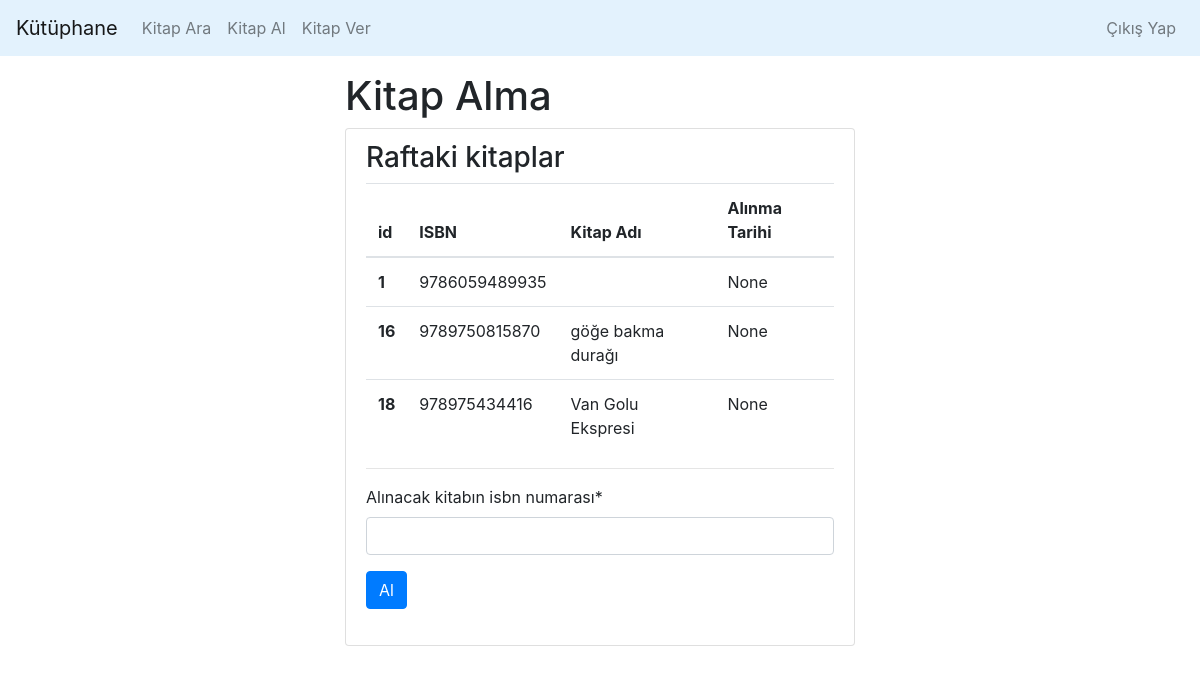
Page /kitap_alma/ (signed in) on the earlier database version.
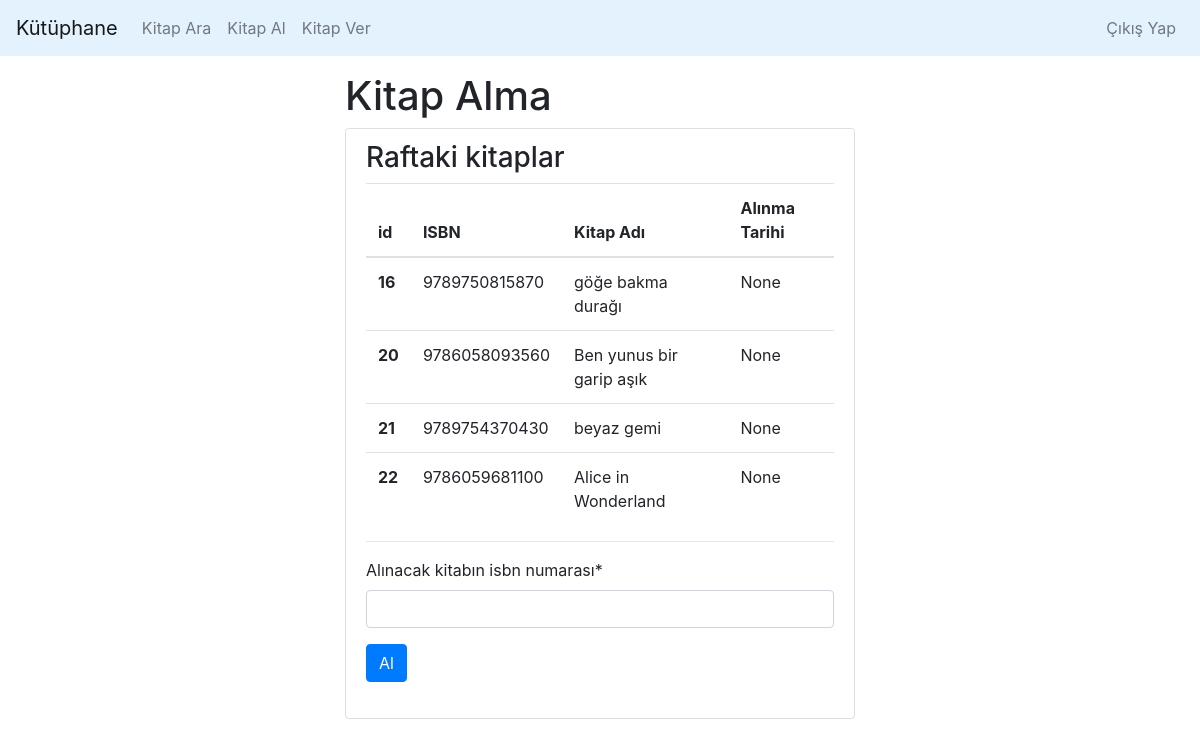
Same page on the later database version.
### home/models.py (models this page shows)
class Kitap(models.Model):
    isbn = models.CharField(max_length=13)
    kitap_adi = models.CharField(max_length=50)
    kullanici = models.ForeignKey("auth.User",related_name="kitaplar",default=None,\
        null=True,on_delete=models.SET_NULL)
    alinma_tarihi = models.DateField(auto_now=False, auto_now_add=False,null=True)

### home/views.py (the view, shortened to what this page needs)
# urls.py: path('kitap_alma/',kitap_alma,name="kitap_alma"),
def kitap_alma(request):#user
    if not request.user.is_superuser and request.user.is_authenticated:
        kitaplar = Kitap.objects.all()
        form = KitapAlForm(request.POST or None)
        return render(request,"kitap_alma.html",{"kitaplar" : kitaplar,"form" : form})
    else:
        return Http404

### home/forms.py
class KitapAlForm(forms.Form):
    isbn = forms.CharField(max_length=13,label="Alınacak kitabın isbn numarası")

### web/templates/kitap_alma.html (shortened to what this page needs)
{% extends 'base.html' %}
{% load crispy_forms_tags %}
{% block body %}
    {% include 'includes/navbar.html' %}
    <div class="container">
        <div class="row justify-content-center align-items-cente">
            <di class="col-md-6" >
                <div class="col-md-12">
                    <h1>Kitap Alma</h1>
                    <div class="list-group">
                        <div class="list-group-item">
                            <h3>Raftaki kitaplar</h3>
                            <table class="table">
                                <thead>
                                    <tr>
                                        <th scope="col">id</th>
                                        <th scope="col">ISBN</th>
                                        <th scope="col">Kitap Adı</th>
                                        <th scope="col">Alınma Tarihi</th>
                                    </tr>
                                </thead>
                                <tbody>
                                    {% for kitap in kitaplar %}
                                        {% if not kitap.kullanici %}
                                            <tr>
                                            <th scope="row">{{kitap.id}}</th>
                                            <td>{{kitap.isbn}}</td>
                                            <td>{{kitap.kitap_adi}}</td>
                                            <td>{{kitap.alinma_tarihi}}</td>
                                            </tr>
                                        {% endif %}
                                    {% endfor %}
                                </tbody>
                            </table>
                            <hr>
                            <form class="form" method="POST">
                                {{ form|crispy }}
                                <input class="btn btn-primary" type="submit" value="Al">
                                <br><br>
                            </form>
                        </div>
                    </div>
                </div>
            </div>
        </div>
{% endblock body %}

### web/templates/base.html (shortened to what this page needs)
<!DOCTYPE html>
<html lang="en">
{% load static %}
<head>
    <link rel="stylesheet" href="https://stackpath.bootstrapcdn.com/bootstrap/4.4.1/css/bootstrap.min.css">
</head>
<body>
    <br><br><br>
    {% block body %}
    {% endblock body %}
</body>
</html>

### web/templates/includes/navbar.html
<nav class="navbar navbar-expand-lg navbar-light fixed-top" style="background-color: #e3f2fd;">
  <a class="navbar-brand" href="{% url 'home' %}">Kütüphane</a>
  {% if request.user.is_superuser %}
    <div class="collapse navbar-collapse" id="navbarNav">
      <ul class="navbar-nav navbar-left">
        <li class="nav-item">
          <a class="nav-link" href="{% url 'isbn_oku1' %}">Kitap Ekle</a>
        </li>
        <li class="nav-item">
          <a class="nav-link" href="{% url 'zaman_atla' %}">Zaman Atla</a>
        </li>
        <li class="nav-item">
          <a class="nav-link" href="{% url 'kullanici_listele' %}">Kullanıcıları Listele</a>
        </li>
      </ul>
      <ul class="navbar-nav ml-auto">
        <li class="nav-item">
            <a class="nav-link" href="{% url 'cikis' %}">Çıkış Yap</a>
        </li>
      </ul>
    </div>
  {% elif request.user.is_authenticated %}
    <div class="collapse navbar-collapse" id="navbarNav">
      <ul class="navbar-nav">
        <li class="nav-item">
          <a class="nav-link" href="{% url 'kitap_arama' %}">Kitap Ara</a>
        </li>
        <li class="nav-item">
          <a class="nav-link" href="{% url 'kitap_alma' %}">Kitap Al</a>
        </li>
        <li class="nav-item">
          <a class="nav-link" href="{% url 'isbn_oku2' %}">Kitap Ver</a>
        </li>
      </ul>
      <ul class="navbar-nav ml-auto">
        <li class="nav-item">
            <a class="nav-link" href="{% url 'cikis' %}">Çıkış Yap</a>
        </li>
      </ul>
    </div>
  {% endif %}
</nav>

Differences in the rows shown:
removed Kitap: id "1", isbn "9786059489935", alinma_tarihi "None"
no longer on this page (row edited): Kitap: id "18", isbn "978975434416", kitap_adi "Van Golu Ekspresi", alinma_tarihi "None"
added Kitap: id "20", isbn "9786058093560", kitap_adi "Ben yunus bir garip aşık", alinma_tarihi "None"
added Kitap: id "21", isbn "9789754370430", kitap_adi "beyaz gemi", alinma_tarihi "None"
added Kitap: id "22", isbn "9786059681100", kitap_adi "Alice in Wonderland", alinma_tarihi "None"
